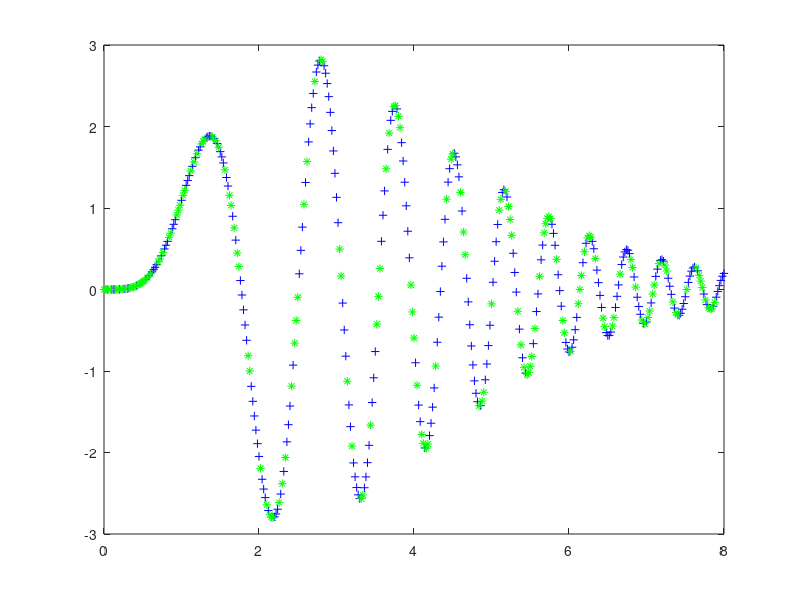

Source code (MATLAB):
% Príklad na aproximáciu nelin. funkcie pomocou NS typu
% MLP siet s 1 vstupom a 1 výstupom
clear
load datafun

% vytvorenie štruktúry NS 
% 1 vstup - x suradnica
% 1 skrytá vrstva s poctom neurónov 25 s funkciou 'tansig'
% 1 výstup s funkciou 'purelin' - y suradnica
% trénovacia metóda - Levenberg-Marquardt
% pocet_neuronov=?;
% net=fitnet(pocet_neuronov);

% % vyber rozdelenia
% net.divideFcn='dividerand'; % náhodné rozdelenie

% % net.divideFcn='divideblock'; % blokove

% net.divideFcn='divideint';  % kazdy n-ta vzorka

% %net.divideFcn='dividetrain';  % iba trenovacie

%  net.divideParam.trainRatio=0.6;
%  net.divideParam.valRatio=0;
%  net.divideParam.testRatio=0.4;


% net.divideFcn='divideind';      % indexove
% net.divideParam.trainInd=indx_train;
% net.divideParam.valInd=[];
% net.divideParam.testInd=indx_test;


% Nastavenie parametrov trénovania
% net.trainParam.goal = ?;     % Ukoncovacia podmienka na chybu
% net.trainParam.show = 5;        % Frekvencia zobrazovania priebehu chyby trénovania net.trainParam.epochs = 100;  % Max. po?et trénovacích cyklov.
% net.trainParam.epochs =?;      % maximalny pocet trenovacich epoch.

% % Trénovanie NS
% net=train(net,x,y);

% % Simulácia výstupu NS
% outnetsim = sim(net,x);

% Simulácia výstupu NS
% outnetsim = sim(net,x);
y1=y(indx_train);
y2=y(indx_test);

% vypocet chyby siete
% doplni 

% Vykreslenie priebehov
figure
plot(x(indx_train),y1,'b+',x(indx_test),y2,'g*')
% hold on
% plot(x,outnetsim,'-or')


